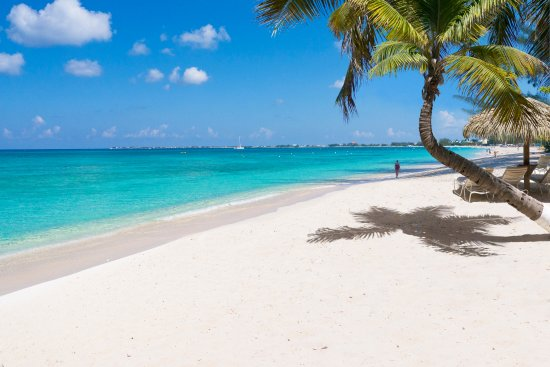
#> input picture jova/laboratoris/lab4/img/beach.jpg, 550 x 367 px
$ jupyter execute --allow-errors 3-PD_OLD.ipynb   (shell and % lines are left out)
#> lines starting #> are read from the running program, lines starting #| are printed output that depends on the picture
### 2pac/labs/3-PD/seam_carving_util.py
import numpy as np
import scipy.ndimage as nd

def rgb2gray(rgb):
    return np.dot(rgb[...,:3], [0.299, 0.587, 0.114])

def norm(image):
    image += np.abs(image.min())
    return image*(1./image.max())

def top3(mat, point):
    assert len(mat.shape) == 2

    if point[0] == 0: return np.array([])
    if point[1] == 0: return np.array([mat[point[0]-1,point[1]], mat[point[0]-1,point[1]+1]])
    if point[1] == mat.shape[1]-1: return np.array([mat[point[0]-1,point[1]-1], mat[point[0]-1,point[1]]])
    return np.array([mat[point[0]-1,point[1]-1], mat[point[0]-1,point[1]], mat[point[0]-1,point[1]+1]])

def del_path(mat, path):
    if len(mat.shape) == 2: # This is a one dimensional matrix
        dim = [mat.shape[0], mat.shape[1]-1]
        ret = np.zeros(dim).astype('float')

        for i in path:
            ret[i[0],:i[1]] = mat[i[0],:i[1]]
            ret[i[0],i[1]:] = mat[i[0],i[1]+1:]
        return ret

    if len(mat.shape) == 3 and mat.shape[2] == 3: # This is a 3D matrix (RGB commonly)
        dim = [mat.shape[0], mat.shape[1]-1, mat.shape[2]]
        ret = np.zeros(dim).astype('float')

        for i in path:
            ret[i[0],:i[1], :] = mat[i[0],:i[1], :]
            ret[i[0],i[1]:, :] = mat[i[0],i[1]+1:, :]
        return ret

def min_at(arr, avoid=-1):
    assert len(arr.shape) == 1
    pos = 0
    mn = arr[0]
    for i in range(1, len(arr)):
        if (arr[i] < mn and arr[i] != avoid) or mn == avoid:
            mn = arr[i]
            pos = i
    return pos

'''
Colorea un camino (lista de píxeles) de rojo sobre una imagen.
'''
def mark_path(img, path):
    for i in path:
        img[i] = np.array([1,0,0])
    return img

### jova/laboratoris/lab4/3-PD_OLD.ipynb
<div style="padding:30px; color: white; background-color: #0071CD">
<center>
</img>
<center>
<p>
<h1>Algorítmica Avanzada</h1>
<h2>Práctica 3 - Dynamic Programming </h2>
</center>
</p>
</div>

En esta sesión de programación dinámica veremos únicamente un algoritmo de procesamiento de imágenes. En este notebook se incluyen muchos conceptos que puede que os suenen extraños a día de hoy, sobretodo si no se ha visto tratamiento de imágenes. Independientemente, la única parte del algoritmo que se os pide impementar es aquella que contiene de forma explícita la programación dinámica, así que solo nos hace falta ver la imagen como una matriz de valores y de esta forma podremos trabajar con ella sin demasiado problema.

## 0 Conceptos esenciales

1. __Imágen__: Aunque existen diversas representaciones de una imagen a nivel informático, nosotros trabajaremos con la representación RGB, en la que una imagen de $m \times n$ pixeles se representa con una matriz de $m \times n \times 3$ (Una capa para Red, otra para Green y otra para Blue)

2. __Gradiente de una imágen__: El gradiente de una imagen es, intuitivamente el valor puntual de la derivada de la imagen en un punto concreto. De forma mas sencilla, el gradiente de una imagen muestra cuanto de diferente es el valor de un pixel respecto a los elementos adyacentes. En una zona en la que el gradiente sea bajo se tratará de una zona homogenea, y una zona de gradiente alto suele indicar un borde.

## 1 Seam Carving
El algoritmo Seam Carving es un algoritmo que nos permite redimensionar imágenes teniendo en cuenta el contenido de la misma.

El método consite en lo siguiente, dada una imagen cualquiera:

1. Calcular el gradiente horizontal de la imágen en valor absoluto

2. Cómputo de todos los posibles caminos mínimos

3. Obtener el camino mínimo

4. Eliminar el camino mínimo


[cell 1]
#matplotlib notebook
import sys
import numpy as np
import matplotlib.pyplot as plt
import scipy.ndimage as nd
from skimage import color, data, restoration
from seam_carving_util import rgb2gray, norm, top3, del_path, min_at, mark_path

### 1.1 Caminos mínimos

Para simplificar el ejercicio lo máximo posible los apartados 1 y 4 ya están implementados, en el 2 tendremos que crear una matriz del mismo tamaño de la imagen utilizando la siguiente formulación:

Sean $I$ la matriz con los gradientes de la imagen original y $D$ la imagen generada utilizando Dynamic Programming:

$D_{i,j} = I_{i,j}+\min\Big[D_{i-1, j-1},\quad D_{i-1, j},\quad D_{i-1,j+1}\Big]$

Intuitivamente, calculamos $D_{i,j}$ como la suma de $I_{i,j}$ y el valor mínimo de los tres elementos superiores.

[cell 2]
## Carga la imagen en memoria
print("0. Carga la imagen original")
im = plt.imread('img/beach.jpg')/255.
plt.imshow(im)
plt.show()

## Aplica un filtro de Sobel para calcular el gradiente
print("1. Calcula el gradiente horizontal de la imagen")
dx = nd.sobel(rgb2gray(im), 1)
#> in rgb2gray, `return np.dot(rgb[...,:3], [0.299, 0.587, 0.114])`:
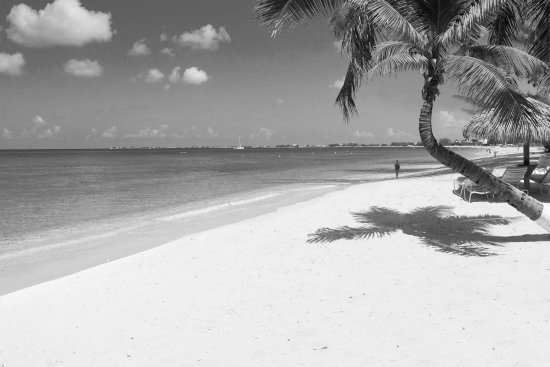
#> returned value: shape (367, 550) float64; min 0.0104, max 0.997, mean 0.667
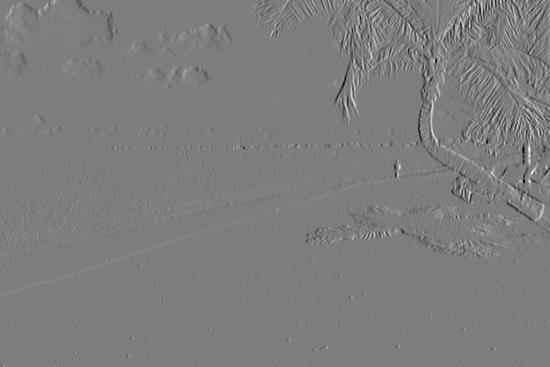
#> dx: shape (367, 550) float64; min -2.67, max 2.74, mean -0.000298; drawn with min black and max white
plt.imshow(np.abs(dx), cmap='gray')
plt.show()
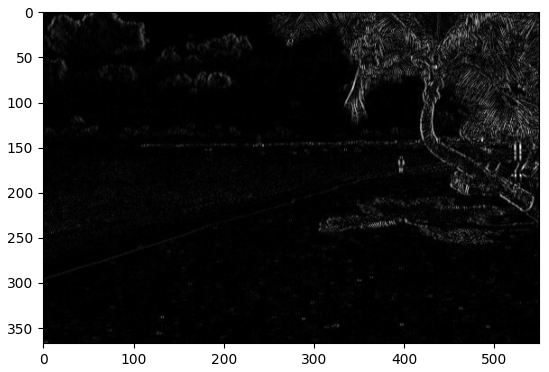
#> figure drawn by matplotlib, 1 panel

print(len(np.abs(dx)[1]))
#| 550

[cell 3]
def dynamic_programming(mat):
    """
    Se pueden utilizar las funciones importadas del archivo seam_carving_util.py que son:
    - top3: obtiene los tres elementos superiores (es decir, el valor de los 3 elementos superiores)
            de un punto (píxel) en la matriz
    - min_at: obtiene la posición del elemento mas pequeño de un array

    Tu código aquí
    """
    n,m = mat.shape
    ret = np.array([[0. for x in range(m)] for x in range(n)])

    for i in range(n):
        for j in range(m):
            if i==0:
                ret[i][j] = mat[i][j]
            elif j==0:
                ret[i][j] = mat[i][j]+ret[i-1][j+min_at(top3(ret,(i,j)))]
            else:
                ret[i][j] = mat[i][j]+ret[i-1][j-1+min_at(top3(ret,(i,j)))]

    return ret

def min_path_find(mat):
    n,m = mat.shape

    #first we have to find the minim element in the last row of mat/ret
    current = min_at(mat[n-1])

    path = np.array([None for x in range(n)])
    path[n-1] = (n-1,current)
    for i in range(n-1,0,-1):
        current += min_at(top3(mat,(i,current)))
        path[i-1] = (i-1,current)

    return path

[cell 4]
lol = []
for x in range(15):
    if x not in lol:
        print(x)

[cell 5]
print("2. Calcula la matriz de programación dinámica")
tmp = dynamic_programming(np.abs(dx))
#> the loop in dynamic_programming, `for i in range(n):` made 367 passes
#> after the loop in dynamic_programming, `for i in range(n):`:
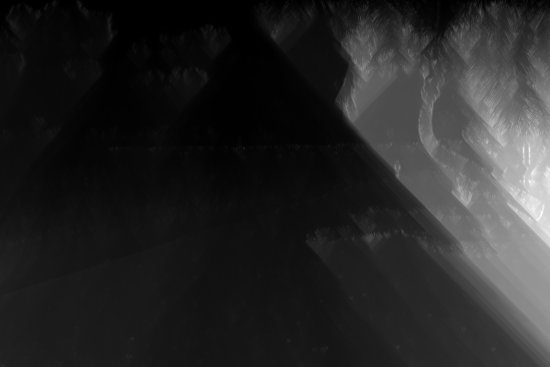
#> ret: shape (367, 550) float64; min 0, max 18.55, mean 2.83; drawn with min black and max white
print("3. Busca el camino de mínimo cambio")
path = min_path_find(tmp)
plt.imshow(tmp, cmap='gray')
plt.show()

print("4. Elimina el camino de la imagen")
updated = del_path(im, path) # Updated es ahora la imagen original menos una columna (la eliminada por min_path)
#> the loop in del_path, `for i in path:` made 367 passes
#> i on passes 1 to 3: (0, 365), (1, 364), (2, 363)
# Muestra el camino eliminado sobre la imágen original
plt.imshow(mark_path(im, path))
#> the loop in mark_path, `for i in path:` made 367 passes
plt.show()

### 1.2 Eliminando zonas concretas de una imagen

Ahora suponed que, en lugar de eliminar el camino mínimo de una imagen queremos eliminar un elemento de la imagen sin que se note. Tomad como ejemplo las siguientes dos imágenes.

Alguna idea de como obtener este resultado?

[cell 6]
"""
Para que funcionen los siguientes bloques de código, es probable que tengáis que reiniciar el kernel.
Aquí obtenemos las coordenadas de una imagen obteniendo los clicks del usuario sobre esta.
"""

import numpy as np
import matplotlib.pyplot as plt
import matplotlib

beach = plt.imread('./img/beach.jpg')
#> beach is the input picture: shape (367, 550, 3); mean R, G, B 142.3, 179.8, 193.7

$ run again, with jova/laboratoris/lab4/img/agbar.jpg copied over jova/laboratoris/lab4/img/beach.jpg
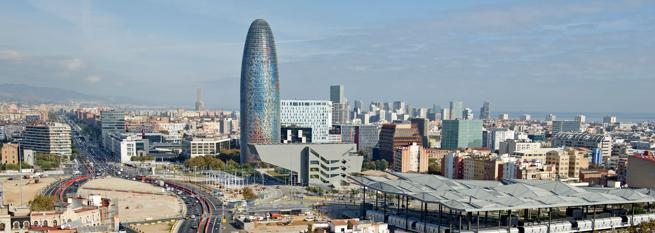
#> input picture jova/laboratoris/lab4/img/agbar.jpg, 655 x 233 px
#| 655
#> the loop in dynamic_programming, `for i in range(n):` made 233 passes
#> after the loop in dynamic_programming, `for i in range(n):`:
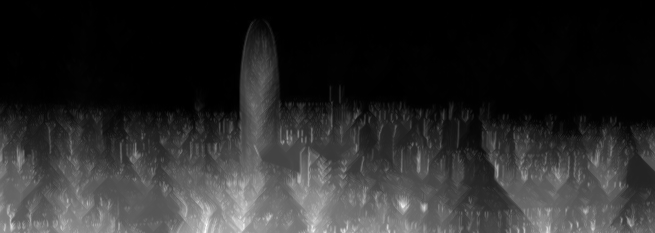
#> ret: shape (233, 655) float64; min 0, max 15.81, mean 2.65; drawn with min black and max white
#> the loop in del_path, `for i in path:` made 233 passes
#> i on passes 1 to 3: (0, 586), (1, 586), (2, 586)
#> after the loop in del_path, `for i in path:`:
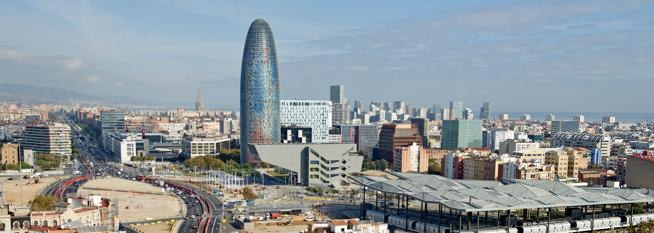
#> ret: shape (233, 654, 3) float64; mean R, G, B 0.555, 0.592, 0.612
#> the loop in mark_path, `for i in path:` made 233 passes
#> beach is the input picture: shape (233, 655, 3); mean R, G, B 141.6, 150.8, 156

$ run again, with jova/laboratoris/lab4/img/agbar_b.jpg copied over jova/laboratoris/lab4/img/beach.jpg
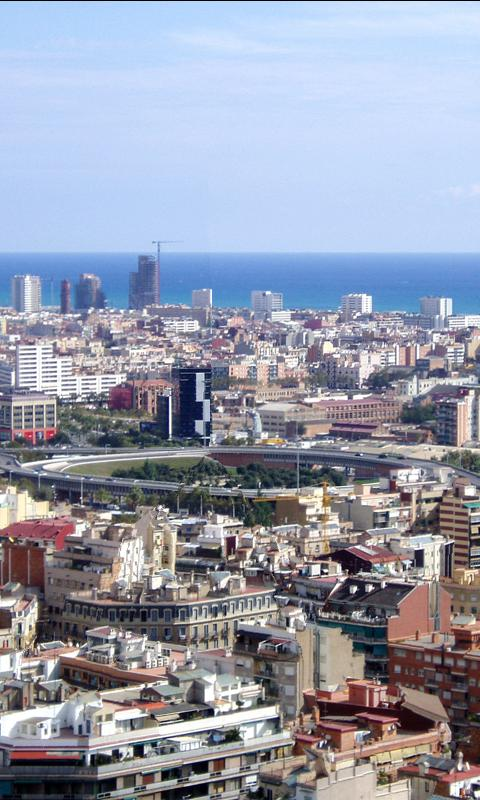
#> input picture jova/laboratoris/lab4/img/agbar_b.jpg, 480 x 800 px
#> `plt.show()`:
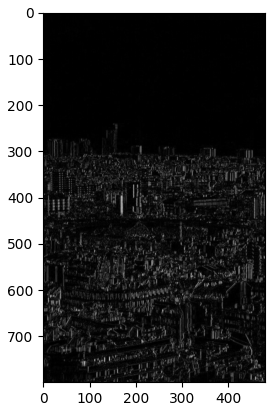
#> figure drawn by matplotlib, 1 panel
#| 480
#> the loop in dynamic_programming, `for i in range(n):` made 800 passes
#> after the loop in dynamic_programming, `for i in range(n):`:
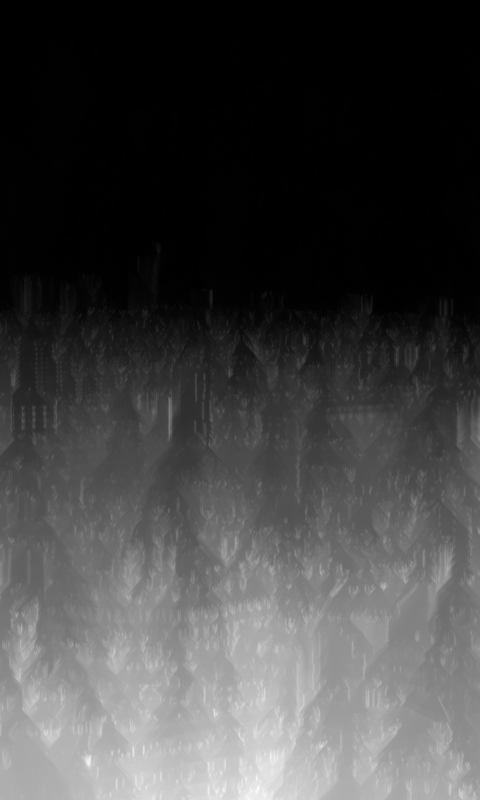
#> ret: shape (800, 480) float64; min 0, max 32.81, mean 8.8; drawn with min black and max white
#> beach is the input picture: shape (800, 480, 3); mean R, G, B 149.3, 154.4, 170.6

$ run again, with jova/laboratoris/lab4/img/landscape.jpg copied over jova/laboratoris/lab4/img/beach.jpg
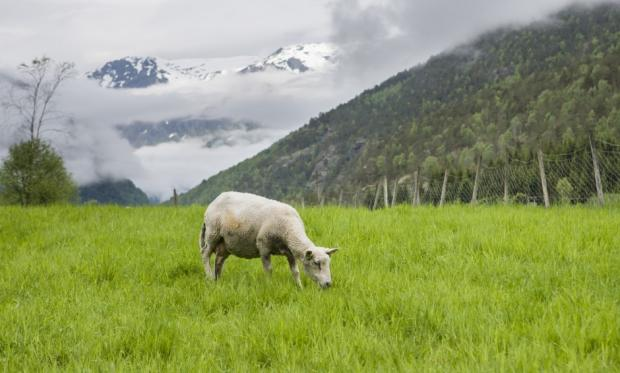
#> input picture jova/laboratoris/lab4/img/landscape.jpg, 620 x 373 px
#> `plt.show()`:
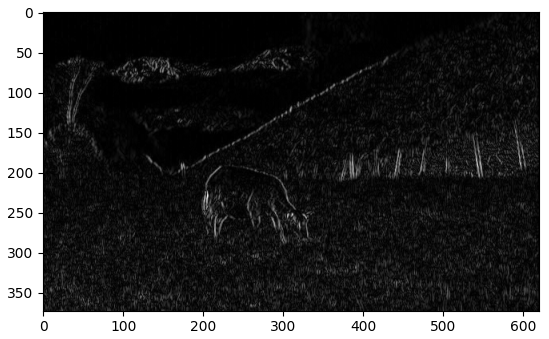
#> figure drawn by matplotlib, 1 panel
#| 620
#> the loop in dynamic_programming, `for i in range(n):` made 373 passes
#> after the loop in dynamic_programming, `for i in range(n):`:
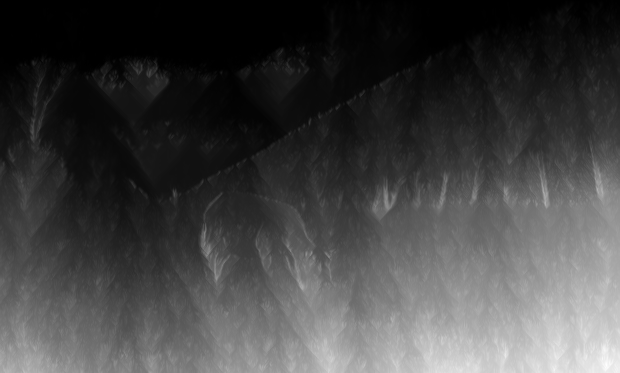
#> ret: shape (373, 620) float64; min 0, max 14.52, mean 3.82; drawn with min black and max white
#> the loop in del_path, `for i in path:` made 373 passes
#> i on passes 1 to 3: (0, 306), (1, 306), (2, 306)
#> the loop in mark_path, `for i in path:` made 373 passes
#> beach is the input picture: shape (373, 620, 3); mean R, G, B 142.3, 153.3, 102.6
